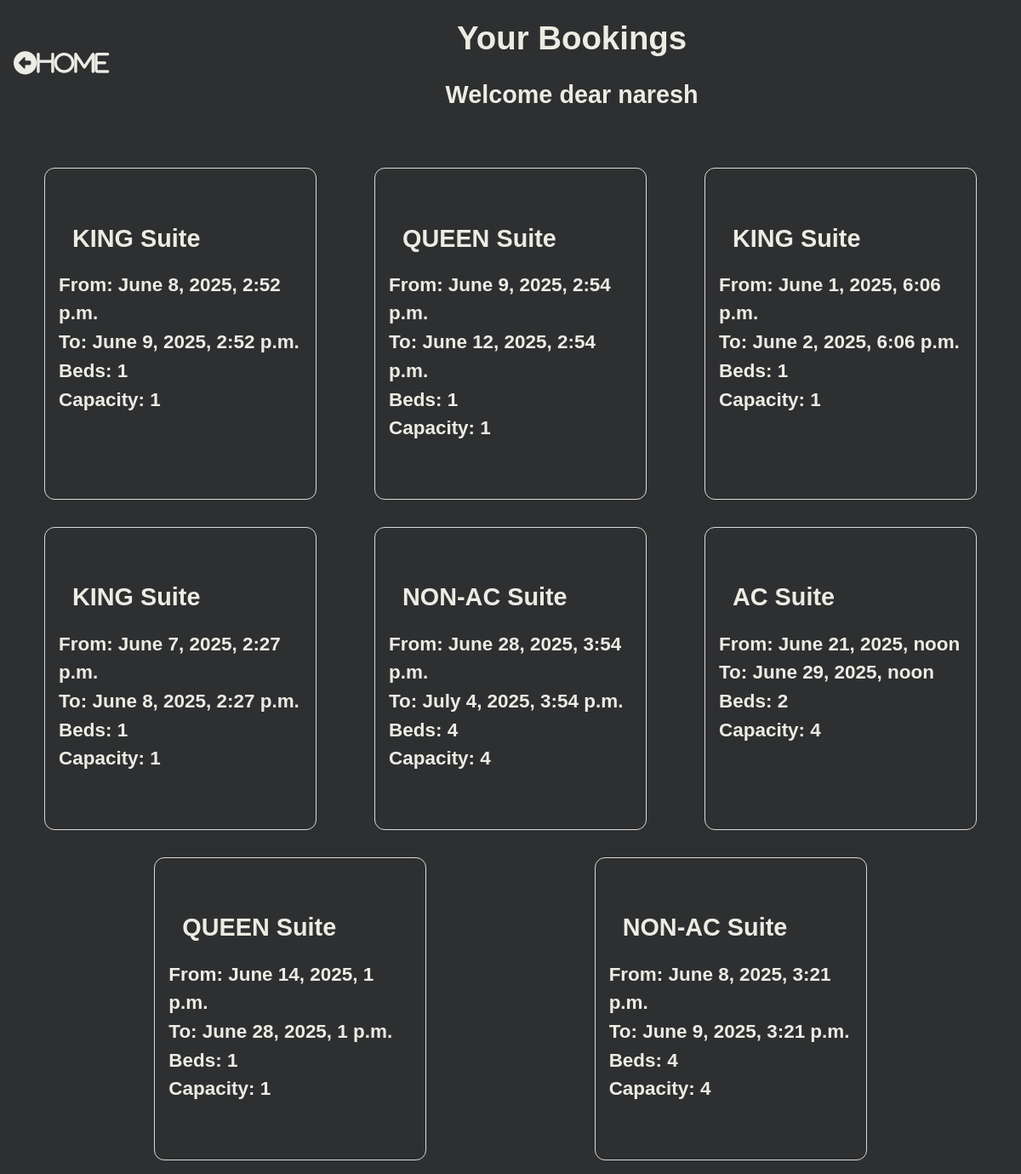
Before: /booking_list/ (signed in) with the older database file.
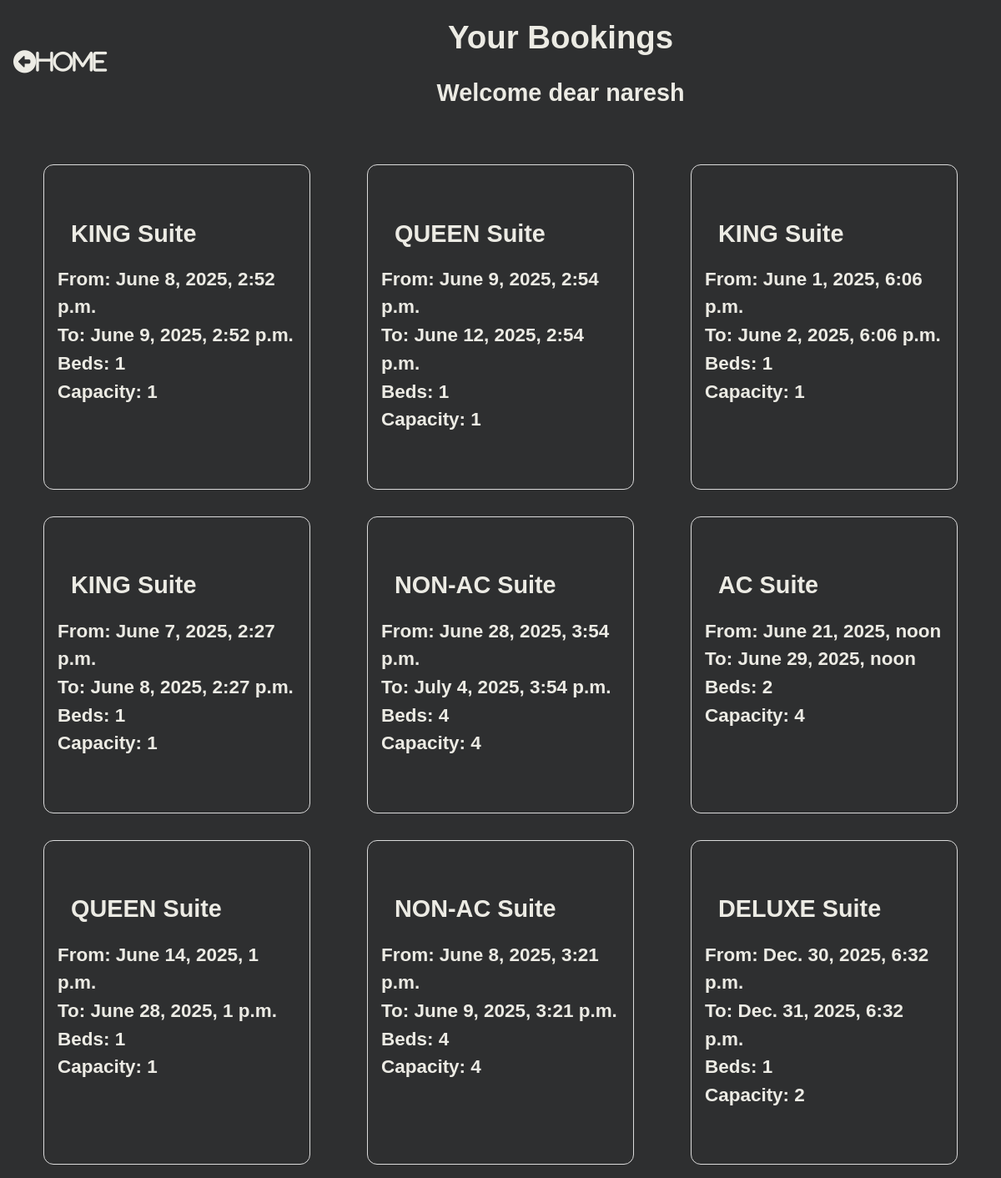
After: the same page with the newer database file.
### hotel/models.py (models this page shows, shortened)
class Booking(models.Model):
    user=models.ForeignKey(settings.AUTH_USER_MODEL, on_delete=models.CASCADE)
    room= models.ForeignKey(Room, on_delete=models.CASCADE)
    check_in=models.DateTimeField()
    check_out=models.DateTimeField()
    def get_room_category(self):
        room_categories=dict(self.room.ROOM_CATEGORIES)
        room_Category=room_categories.get(self.room.category)
        return room_Category
    def get_cancel_booking_url(self):
        return reverse_lazy('hotel:CancelBookingView',args=[self.pk,])

class Room(models.Model):
    ROOM_CATEGORIES=(
        ('YAC','AC'),
        ('NAC','NON-AC'),
        ('DEL','DELUXE'),
        ('KIN','KING'),
        ('QUE','QUEEN'),
    )
    number=models.IntegerField()
    category=models.CharField(max_length=3, choices=ROOM_CATEGORIES)
    beds=models.IntegerField()
    capacity=models.IntegerField()

### hotel/views.py (the view)
# urls.py: path('booking_list/', BookingListView.as_view(), name='BookingListView'),
class BookingListView(ListView):
    model=Booking
    template_name='hotel/booking_list_view.html'
    def get_queryset(self,*args,**kwargs):
        if self.request.user.is_staff:
            booking_list=Booking.objects.all()
            return booking_list
        else:
            booking_list=Booking.objects.filter(user=self.request.user)
            return booking_list

### templates/hotel/booking_list_view.html (shortened to what this page needs)
{% load static %}
<!DOCTYPE html>
<html lang="en">
<head>
    <link rel="stylesheet" href="{% static 'hotel/css/booking_list_view.css' %}">
</head>
<body>
    <div class="content">
        <div class="header">
            <div class="headings">
                <h1>Your Bookings</h1>
                <h2>Welcome dear {{user}}</h2>
            </div>
            <div class="home">
                <div class="home">
                    <a href="{% url 'hotel:RoomListView' %}"><i class="fas fa-arrow-alt-circle-left">Home</i></a>
                </div>
            </div>
        </div>
        <div class="bookings">
            {% for booking in booking_list %}
            <div class="booking">
                <div class="category">
                    <h2>{{booking.get_room_category}} Suite</h2>
                </div>
                <div class="from">
                    <h3>From: {{booking.check_in}}</h3>
                </div>
                <div class="to">
                    <h3>To: {{booking.check_out}}</h3>
                </div>
                <div class="beds">
                    <h3>Beds: {{booking.room.beds}}</h3>
                </div>
                <div class="capacity">
                    <h3>Capacity: {{booking.room.capacity}}</h3>
                </div>
                <div class="cancel"><a href="{{booking.get_cancel_booking_url}}" class="invisible"></a></div>
            </div>
            {% endfor %}
        </div>
</body>
</html>

Changed rows visible on the page:
added Booking: get_room_category "DELUXE", check_in "Dec. 30, 2025, 6:32 p.m.", check_out "Dec. 31, 2025, 6:32 p.m.", room.beds "1", room.capacity "2"
